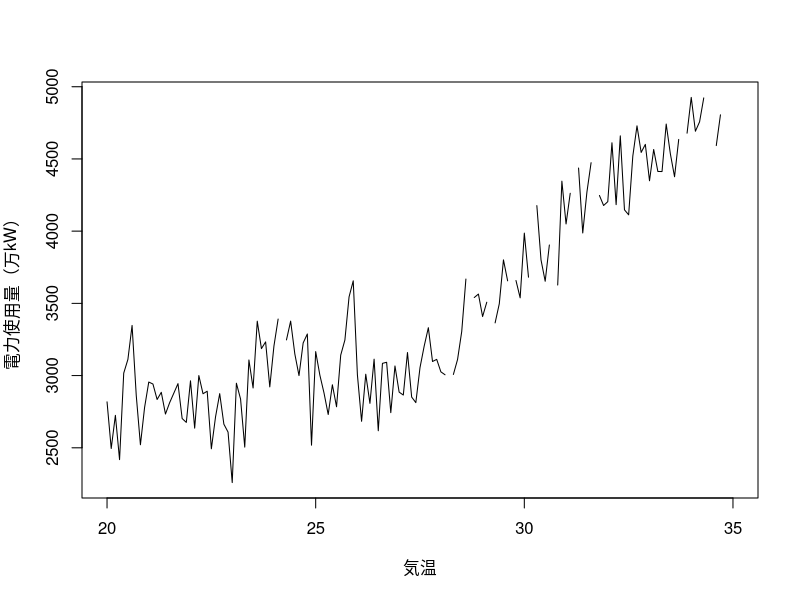

Reproduce this figure in R.
### sample_4_3.r
### ノンパラメトリック回帰

data <- read.csv("data_4_1.csv") # データの読み込み
x <- seq(20, 35, 0.1) # x=最小値20，最大値30，刻み0.1
n <- length(x) # xの長さをnとする
mx <- numeric(n) # 回帰関数m(x)の準備

for (i in 1:n) {
  # 気温によるグループ分け
  group <- data[data$temp == x[i],] # 気温=x[i]のグループの抜き出し
  mx[i] <- mean(group$elec) # 電力使用量の平均値を計算
}
plot(x, mx, type = 'l', xlab = "気温", ylab = "電力使用量（万kW）") # 描画
